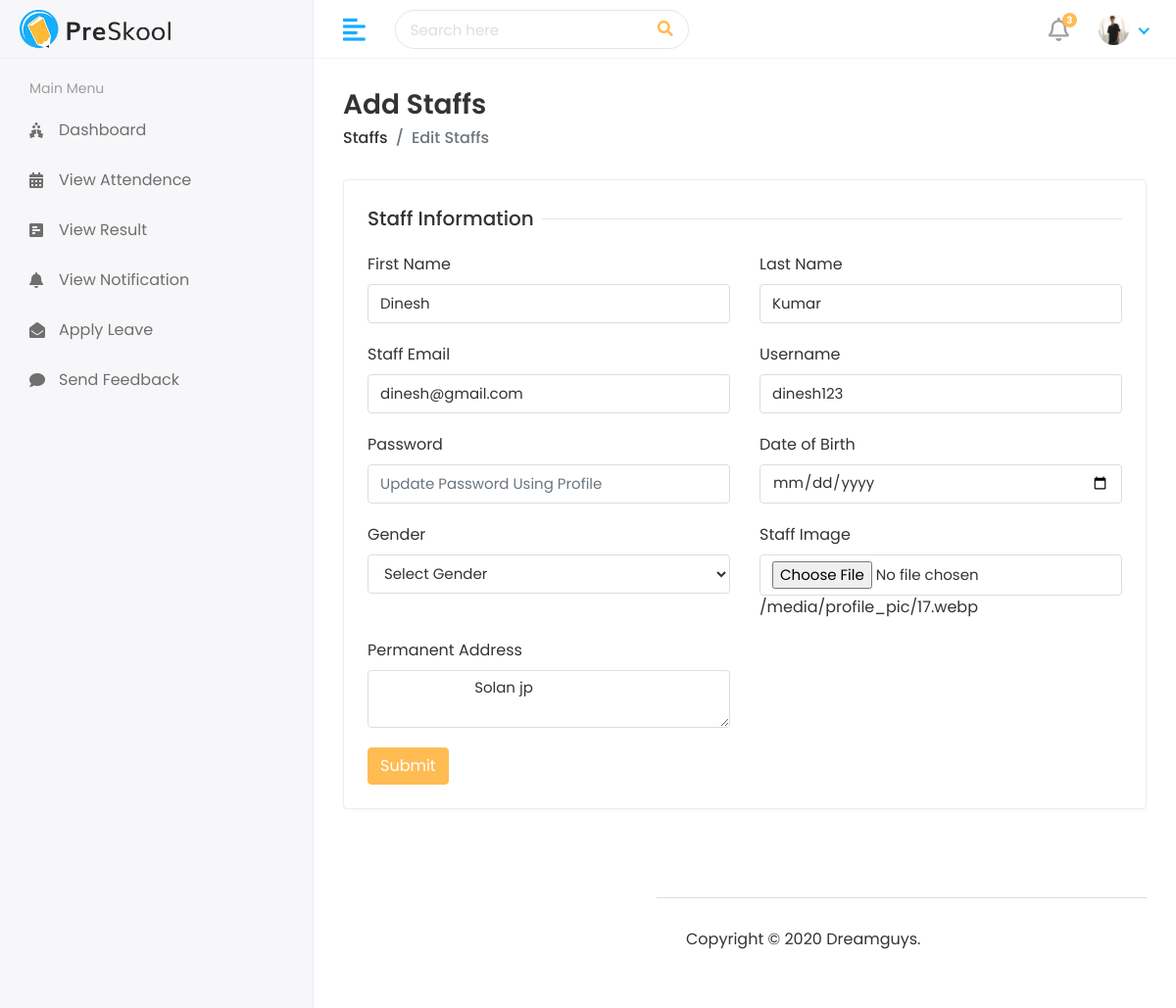
Screenshot of /HOD/Staff-edit/2 (signed in) with the database file from the repository.
### StudentApp/models.py (models this page shows, shortened)
class CustomUser(AbstractUser):
    user_type = models.CharField(choices=UserTypes , max_length=20 , default='Student' , null=True)
    username = models.CharField(max_length=44,null=True,unique=True)
    profile = models.ImageField(upload_to='media/profile_pic' , null=True , default='static/assets/img/profiles/avatar-01.jpg')

class Staff(models.Model):
    admin = models.OneToOneField(CustomUser , on_delete=models.CASCADE)
    address = models.TextField()
    gender = models.CharField(max_length=100)
    datebirth = models.DateField( null= True , blank= True)
    created_at = models.DateTimeField(auto_now_add=True)
    updated_at = models.DateTimeField(auto_now=True)

### StudentApp/HodViews.py (the view, shortened to what this page needs)
# urls.py: path('HOD/Staff-edit/<int:id>' , HodViews.StaffEdit , name='StaffEdit'),
@login_required(login_url= '/')
def StaffEdit(request , id):
    if request.method == "GET":
        StaffUser = Staff.objects.get(id=id)
        Context = {
            'StaffUser':StaffUser ,
        }
        return render(request , 'Hod/EditStaff.html'  , Context)

### templates/Hod/EditStaff.html (shortened to what this page needs)
{% extends 'base.html' %}
{% block content %}
<div class="page-header">
    <div class="row align-items-center">
       <div class="col">
          <h3 class="page-title">Add Staffs</h3>
          <ul class="breadcrumb">
             <li class="breadcrumb-item"><a href="Staffs.html">Staffs</a></li>
             <li class="breadcrumb-item active">Edit Staffs</li>
          </ul>
       </div>
    </div>
 </div>
 <div class="row">
    <div class="col-sm-12">
       <div class="card">
          <div class="card-body">
             <form method="post" enctype="multipart/form-data" action="{% url 'StaffEdit' StaffUser.id %}">
                <div class="row">
                   <div class="col-12">
                      <h5 class="form-title"><span>Staff Information</span></h5>
                   </div>
                   <div class="col-12 col-sm-6">
                      <div class="form-group">
                         <label>First Name</label>
                         <input type="text" class="form-control" value="{{StaffUser.admin.first_name}}" name="FirstName" >
                      </div>
                   </div>
                   <div class="col-12 col-sm-6">
                      <div class="form-group">
                         <label>Last Name</label>
                         <input type="text" class="form-control"  value="{{StaffUser.admin.last_name}}" name="LastName" >
                      </div>
                   </div>
                   <div class="col-12 col-sm-6">
                      <div class="form-group">
                         <label>Staff Email</label>
                         <input type="text" class="form-control"  value="{{StaffUser.admin.email}}" name="StaffEmail" required>
                      </div>
                   </div>
                   <div class="col-12 col-sm-6">
                    <div class="form-group">
                       <label>Username</label>
                       <input type="text" class="form-control"  value="{{StaffUser.admin.username}}" name="Username" required>
                    </div>
                 </div>
                 <div class="col-12 col-sm-6">
                  <div class="form-group">
                     <label>Password</label>
                     <input type="password" class="form-control" name="Password" placeholder="Update Password Using Profile" >
                  </div>
               </div>
                   <div class="col-12 col-sm-6">
                      <div class="form-group">
                         <label>Date of Birth</label>
                         <div>
                            <input type="date" class="form-control"  value="{{StaffUser.datebirth}}" name="Dob" required>
                         </div>
                      </div>
                   </div>
                   <div class="col-12 col-sm-6">
                    <div class="form-group">
                       <label>Gender</label>
                       <select class="form-control" name="Gender" value="{{StaffUser.gender}}" >
                          <option vaue="">Select Gender</option>
                       </select>
                    </div>
                    </div>
                   <div class="col-12 col-sm-6">
                      <div class="form-group">
                         <label>Staff Image</label>
                         <input type="file" class="form-control" name="StaffImage" value{{StaffUser.admin.profile.url}} required>
                         {{StaffUser.admin.profile.url}}
                      </div>
                   </div>
                   <div class="col-12 col-sm-6">
                    <div class="form-group">
                       <label>Permanent Address</label>
                       <textarea class="form-control" name="Address" required>
                        {{StaffUser.address}}
                       </textarea>
                    </div>
                 </div>
                   <div class="col-12">
                      <button type="submit" class="btn btn-primary">Submit</button>
                   </div>
                </div>
             </form>
          </div>
       </div>
    </div>
 </div>
{% endblock %}

### templates/includes/header.html (shortened to what this page needs)
{% load static %}
<div class="header">
    <div class="header-left">
       <a href="index.html" class="logo">
       <img src="{% static 'assets/img/logo.png' %}" alt="Logo">
       </a>
    </div>
    <a href="javascript:void(0);" id="toggle_btn">
    <i class="fas fa-align-left"></i>
    </a>
    <div class="top-nav-search">
       <form>
          <input type="text" class="form-control" placeholder="Search here">
          <button class="btn" type="submit"><i class="fas fa-search"></i></button>
       </form>
    </div>
    <ul class="nav user-menu">
       <li class="nav-item dropdown noti-dropdown">
          <a href="#" class="dropdown-toggle nav-link" data-toggle="dropdown">
          <i class="far fa-bell"></i> <span class="badge badge-pill">3</span>
          </a>
       </li>
       <li class="nav-item dropdown has-arrow">
          <a href="#" class="dropdown-toggle nav-link" data-toggle="dropdown">
            {% if not user.profile.url is None and not user.profile.url is "" %}
            <span class="user-img"><img class="rounded-circle" src="{{user.profile.url}}" width="31" alt="Ryan Taylor"></span>
            {% else %}
            <span class="user-img"><img class="rounded-circle" src="{% static 'assets/img/profiles/avatar-01.jpg' %}" width="31" alt="Ryan Taylor"></span>
            {% endif %}
          </a>
       </li>
    </ul>
 </div>

### static/assets/css/style.css (style rules this page uses)
html { height: 100%; }
body { background-color: #fff; color: #333; font-family: 'Poppins', sans-serif; font-size: 1rem; height: 100%; line-height: 1.5; overflow-x: hidden; }
h1, h2, h3, h4, h5, h6 { font-family: 'Poppins', sans-serif; margin-top: 0; }
.form-control { border: 1px solid #ddd; box-shadow: none; color: #333; font-size: 15px; height: 40px; }
a { color: #009ce7; }
input, button, a { transition: all 0.4s ease; -moz-transition: all 0.4s ease; -o-transition: all 0.4s ease; -ms-transition: all 0.4s ease; -webkit-transition: all 0.4s ease; }
input, input:focus, button, button:focus { outline: none; }
input[type="file"] { height: auto; min-height: calc(1.5em + .75rem + 2px); }
input[type=text], input[type=password] { -webkit-appearance: none; -moz-appearance: none; appearance: none; }
textarea.form-control { resize: vertical; }
.form-group { margin-bottom: 1.25rem; }
ul, ol { padding: 0px; list-style: none; }
.btn-primary { background-color: #FFBC53; border: 1px solid #FFBC53; }
.card { border: 1px solid #ececf5; box-shadow: 0 1px 3px 0 rgba(0, 0, 0, 0.03); margin-bottom: 1.875rem; }
.card-body { padding: 1.5rem; }
.header { background-color: #fff; border-bottom: 1px solid #f3f3f4; left: 0; position: fixed; right: 0; top: 0; z-index: 1001; height: 60px; }
.header .header-left { float: left; height: 60px; padding: 0 20px; position: relative; width: 320px; z-index: 1; transition: all 0.2s ease-in-out; background-color: #f7f7fa; border-bottom: 1px solid #efefef; border-right: 1px solid #ececf5; display: flex; align-items: center; }
.header .header-left .logo { display: inline-block; line-height: 60px; }
.header .header-left .logo img { max-height: 40px; width: auto; }
.header .dropdown-toggle:after { display: none; }
.header .has-arrow .dropdown-toggle:after { border-top: 0; border-left: 0; border-bottom: 2px solid #18aefa; border-right: 2px solid #18aefa; content: ''; height: 8px; display: inline-block; pointer-events: none; -webkit-transform-origin: 66% 66%; -ms-transform-origin: 66% 66%; transform-origin: 66% 66%; -webkit-transform: rotate(45deg); -ms-transform: rotate(45deg); transform: rotate(45deg); -webkit-transition: all 0.15s ease-in-out; transition: all 0.15s ease-in-out; width: 8px; vertical-align: 0px; }
.user-menu { float: right; margin: 0; position: relative; z-index: 99; padding-right: 15px; }
.user-menu.nav > li > a { color: #a0a0a0; font-size: 14px; line-height: 58px; padding: 0 15px; height: 60px; }
.user-img { margin-right: 3px; position: relative; }
.top-nav-search { float: left; margin-left: 15px; }
.top-nav-search form { margin-top: 10px; position: relative; width: 300px; }
.top-nav-search .form-control { background-color: transparent; border-color: rgba(0, 0, 0, 0.1); border-radius: 50px; color: #ddd; height: 40px; padding: 10px 50px 10px 15px; }
.top-nav-search .btn { background-color: transparent; border-color: transparent; color: #ffbc53; min-height: 40px; padding: 7px 15px; position: absolute; right: 0; top: 0; }
.top-nav-search .form-control::placeholder { color: #ddd; }
.page-header { margin-bottom: 1.875rem; }
.page-header .breadcrumb { background-color: transparent; color: #6c757d; font-size: 1rem; font-weight: 500; margin-bottom: 0; padding: 0; }
.page-header .breadcrumb a { color: #333; }
.page-title { font-size: 28px; font-weight: 600; color: #333; margin-bottom: 5px; }
.user-menu.nav > li > a .badge { background-color: #FFBC53; display: block; font-size: 10px; font-weight: bold; height: 15px; width: 15px; position: absolute; right: 7px; top: 13px; color: #fff; padding: 3px; }
.user-menu.nav > li > a > i { font-size: 1.5rem; line-height: 60px; }
.form-title { width: 100%; max-width: 100%; padding: 0; font-size: 1.25rem; font-weight: 500; line-height: inherit; color: #333; white-space: normal; position: relative; display: block; margin-bottom: 20px; }
.form-title:before { content: ""; position: absolute; left: 0px; right: 0px; height: 1px; top: 50%; background-color: rgba(0, 0, 0, 0.1); }
.form-title span { padding: 0px 0.5rem 0 0; background-color: #fff; display: inline-block; z-index: 2; position: relative; }
@media (min-width: 992px) { #toggle_btn { align-items: center; color: #18aefa; display: inline-flex; float: left; font-size: 26px; height: 60px; justify-content: center; margin-left: 15px; padding: 0 15px; } }

### templates/base.html (style rules this page uses)
* { font-family: 'Poppins' , 'sans-serif'; }

### rows the page displays
CustomUser: profile (picture)
Staff: FirstName "Dinesh", LastName "Kumar", StaffEmail "dinesh@gmail.com", Username "dinesh123", Gender "Select Gender", admin.profile "/media/profile_pic/17.webp", Address "Solan jp"
